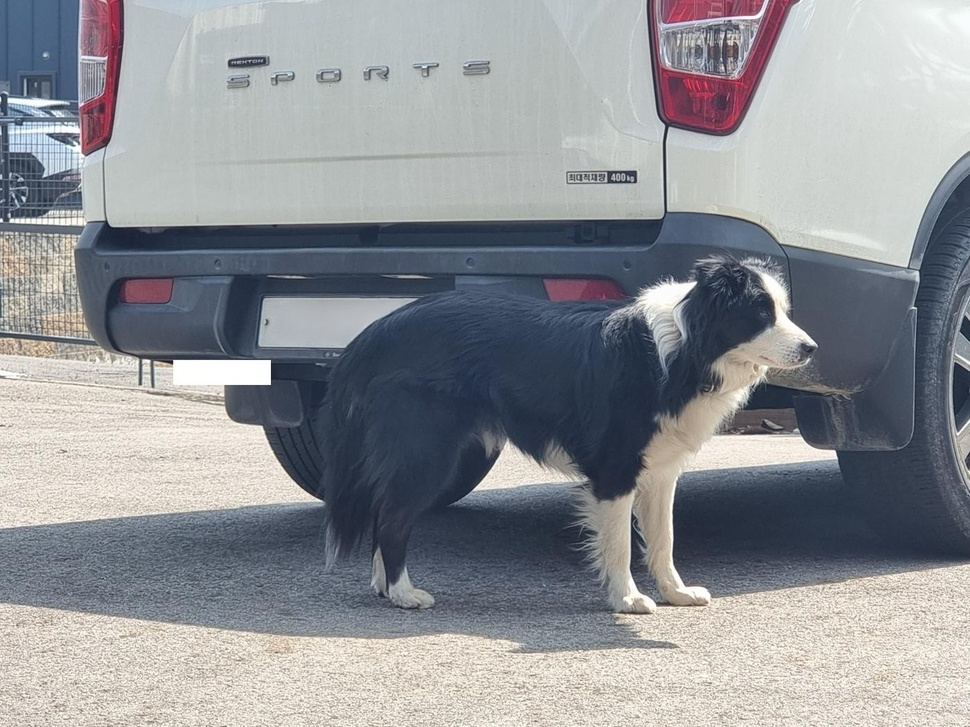
#> input picture image_processing/sample.jpg, 970 x 727 px, shrunk from 1400 x 1050 before the run
$ python detect_red.py
#> lines starting #> are read from the running program, lines starting #| are printed output that depends on the picture; after the words box and inside, x2 and y2 are one past the last pixel; in counts of white or black regions, pixels touching at a corner belong together
import cv2
import numpy as np

# 이미지 로드
image = cv2.imread('sample.jpg')  # 분석할 이미지 파일
#> image is the input picture: shape (727, 970, 3); mean B, G, R 150.3, 146.1, 143.7

# BGR에서 HSV 색상공간으로 변환
hsv = cv2.cvtColor(image, cv2.COLOR_BGR2HSV)
#> hsv: shape (727, 970, 3); mean H, S, V 79.1, 42.8, 156.6

# 빨간색 범위 지정 (두 개의 범위 설정)
lower_red1 = np.array([0, 120, 70])
upper_red1 = np.array([10, 255, 255])
lower_red2 = np.array([170, 120, 70])
upper_red2 = np.array([180, 255, 255])

# 마스크 생성
mask1 = cv2.inRange(hsv, lower_red1, upper_red1)
#> mask1: shape (727, 970); every value is 0
mask2 = cv2.inRange(hsv, lower_red2, upper_red2)
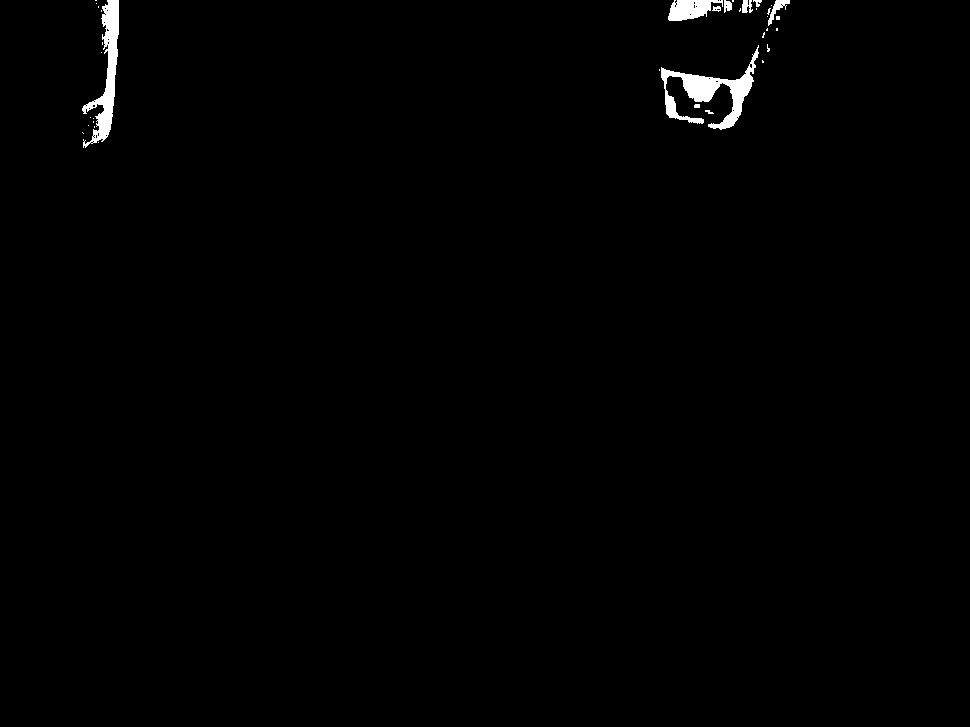
#> mask2: shape (727, 970); 0.79% white; 36 white regions (26 under 20 px), largest, box (x1, y1, x2, y2) and area: (661, 45, 759, 130) 2329, (82, 0, 119, 148) 1918, (668, 0, 723, 21) 758
mask = mask1 + mask2  # 두 개의 마스크를 합침

# 원본 이미지에서 빨간색 부분만 추출
result = cv2.bitwise_and(image, image, mask=mask)

# 결과 이미지 출력
cv2.imshow('Original', image)
cv2.imshow('Red Filtered', result)
cv2.waitKey(0)
cv2.destroyAllWindows()
